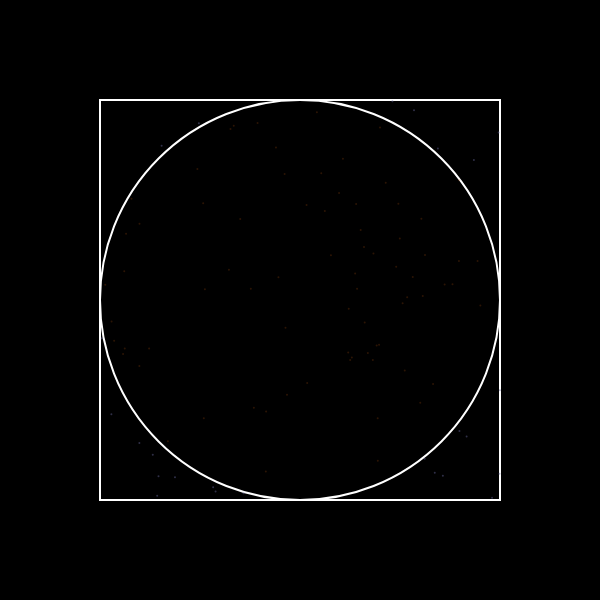
Frame 1 (no input)
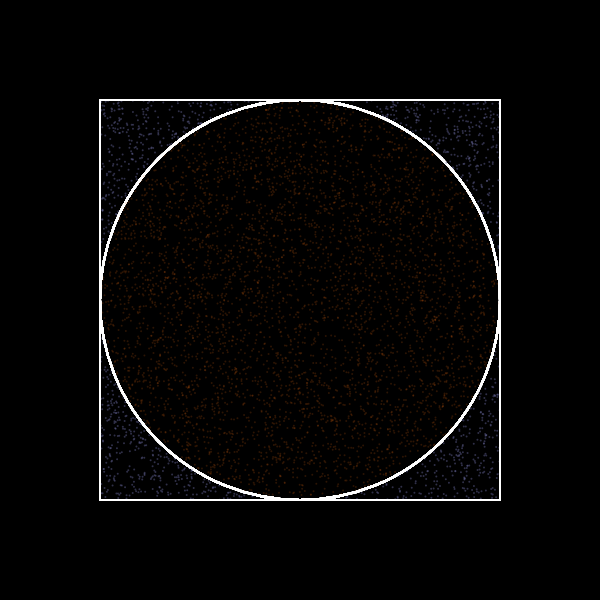
Frame 60 (no input)
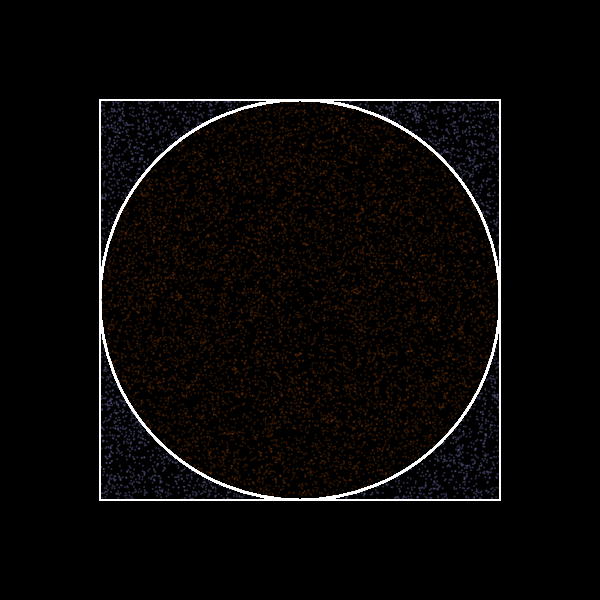
Frame 120 (the mouse pressed at the canvas centre since frame 60)

The p5.js sketch that drew these frames (run headless with seeded random() and noise() and a simulated clock; from frame 60 on, the mouse is pressed at the canvas centre):

// p5.js sketch
// ── sketch.js
var r = 200;
var total = 0;
var circle = 0;


function setup() {

   createCanvas(600, 600);
   background(0);

   div = createDiv('').size(200, 100)
   d = createDiv('').size(200, 100)

   pi = Math.PI

}



function draw() {
   translate(width / 2, height / 2);

   stroke(255)
   strokeWeight(2);
   noFill()
   ellipse(0, 0, r * 2, r * 2);
   rectMode(CENTER)
   rect(0, 0, r * 2, r * 2)



   for (let i = 0; i < 100; i++) {
      let x = random(-r, r)
      let y = random(-r, r)
      total++;
      let dist = x * x + y * y;
      if (dist < r * r) {
         circle++;
         stroke(220, 100, 20, 50)
      } else {
         stroke(100, 100, 150, 120)
      }
      point(x, y)

   }


   let pie = 4 * (circle / total)

   // console.log(String(pie))

   // stroke(255)
   // strokeWeight(1)
   // text(String(pie), 100, 250)



   d.html(String(abs(pi - pie)))
   div.html(String(pie))

   // background();


}
